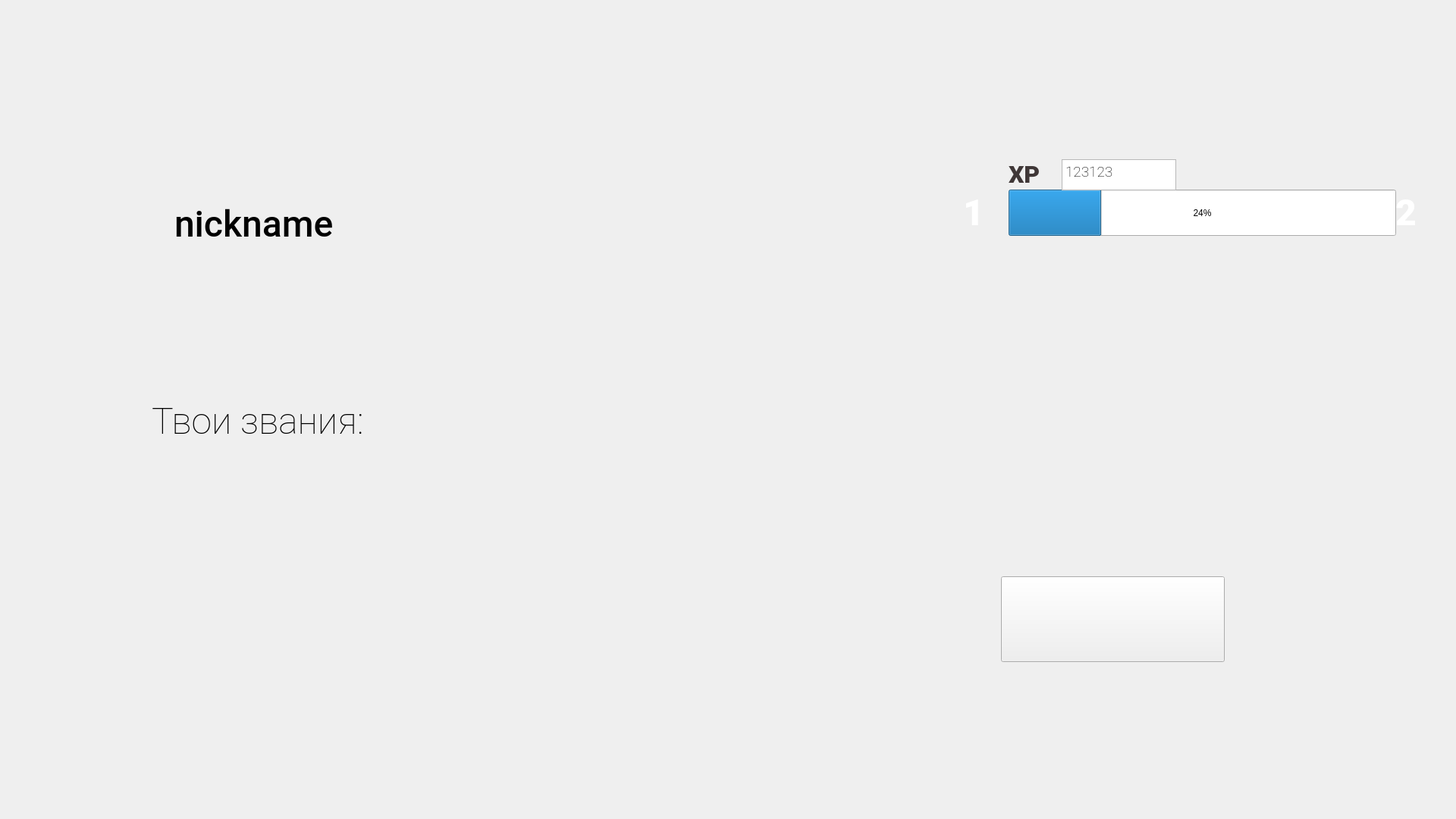
<?xml version="1.0" encoding="UTF-8"?>
<ui version="4.0">
 <class>Form</class>
 <widget class="QWidget" name="Form">
  <property name="geometry">
   <rect>
    <x>0</x>
    <y>0</y>
    <width>1920</width>
    <height>1080</height>
   </rect>
  </property>
  <property name="windowTitle">
   <string>Form</string>
  </property>
  <widget class="QLabel" name="background">
   <property name="geometry">
    <rect>
     <x>0</x>
     <y>0</y>
     <width>1920</width>
     <height>1080</height>
    </rect>
   </property>
   <property name="styleSheet">
    <string notr="true">background-image: url(:/new/widget_bg.jpg);
background-image: url(:/new/widget_bg.jpg);</string>
   </property>
   <property name="text">
    <string/>
   </property>
  </widget>
  <widget class="QPushButton" name="pb_money">
   <property name="geometry">
    <rect>
     <x>1320</x>
     <y>760</y>
     <width>295</width>
     <height>113</height>
    </rect>
   </property>
   <property name="styleSheet">
    <string notr="true">background-image: url(:/new/fastener.png);</string>
   </property>
   <property name="text">
    <string/>
   </property>
  </widget>
  <widget class="QLabel" name="label_nickname">
   <property name="geometry">
    <rect>
     <x>230</x>
     <y>240</y>
     <width>431</width>
     <height>111</height>
    </rect>
   </property>
   <property name="font">
    <font>
     <family>Roboto Medium</family>
     <pointsize>36</pointsize>
    </font>
   </property>
   <property name="text">
    <string>nickname</string>
   </property>
  </widget>
  <widget class="QLabel" name="label_roles">
   <property name="geometry">
    <rect>
     <x>200</x>
     <y>520</y>
     <width>371</width>
     <height>71</height>
    </rect>
   </property>
   <property name="font">
    <font>
     <family>Roboto Thin</family>
     <pointsize>36</pointsize>
    </font>
   </property>
   <property name="text">
    <string>Твои звания:</string>
   </property>
  </widget>
  <widget class="QLabel" name="label_lvl_now">
   <property name="geometry">
    <rect>
     <x>1270</x>
     <y>250</y>
     <width>41</width>
     <height>61</height>
    </rect>
   </property>
   <property name="font">
    <font>
     <family>Roboto Black</family>
     <pointsize>36</pointsize>
    </font>
   </property>
   <property name="toolTip">
    <string>&lt;html&gt;&lt;head/&gt;&lt;body&gt;&lt;p&gt;&lt;span style=&quot; color:#ffffff;&quot;&gt;1&lt;/span&gt;&lt;/p&gt;&lt;/body&gt;&lt;/html&gt;</string>
   </property>
   <property name="text">
    <string>&lt;html&gt;&lt;head/&gt;&lt;body&gt;&lt;p&gt;&lt;span style=&quot; color:#ffffff;&quot;&gt;1&lt;/span&gt;&lt;/p&gt;&lt;/body&gt;&lt;/html&gt;</string>
   </property>
  </widget>
  <widget class="QLabel" name="label_lvl_up">
   <property name="geometry">
    <rect>
     <x>1840</x>
     <y>250</y>
     <width>41</width>
     <height>61</height>
    </rect>
   </property>
   <property name="font">
    <font>
     <family>Roboto Black</family>
     <pointsize>36</pointsize>
    </font>
   </property>
   <property name="toolTip">
    <string>&lt;html&gt;&lt;head/&gt;&lt;body&gt;&lt;p&gt;&lt;span style=&quot; color:#ffffff;&quot;&gt;1&lt;/span&gt;&lt;/p&gt;&lt;/body&gt;&lt;/html&gt;</string>
   </property>
   <property name="text">
    <string>&lt;html&gt;&lt;head/&gt;&lt;body&gt;&lt;p&gt;&lt;span style=&quot; color:#ffffff;&quot;&gt;2&lt;/span&gt;&lt;/p&gt;&lt;/body&gt;&lt;/html&gt;</string>
   </property>
  </widget>
  <widget class="QProgressBar" name="progressBar">
   <property name="geometry">
    <rect>
     <x>1330</x>
     <y>250</y>
     <width>511</width>
     <height>61</height>
    </rect>
   </property>
   <property name="value">
    <number>24</number>
   </property>
  </widget>
  <widget class="QLabel" name="label_xp">
   <property name="geometry">
    <rect>
     <x>1330</x>
     <y>210</y>
     <width>51</width>
     <height>41</height>
    </rect>
   </property>
   <property name="font">
    <font>
     <family>Roboto Black</family>
     <pointsize>24</pointsize>
    </font>
   </property>
   <property name="text">
    <string>&lt;html&gt;&lt;head/&gt;&lt;body&gt;&lt;p&gt;&lt;span style=&quot; color:#3f3737;&quot;&gt;XP&lt;/span&gt;&lt;/p&gt;&lt;/body&gt;&lt;/html&gt;</string>
   </property>
  </widget>
  <widget class="QTextEdit" name="textEdit">
   <property name="geometry">
    <rect>
     <x>1400</x>
     <y>210</y>
     <width>151</width>
     <height>41</height>
    </rect>
   </property>
   <property name="font">
    <font>
     <family>Roboto Thin</family>
     <pointsize>36</pointsize>
     <weight>50</weight>
     <bold>false</bold>
    </font>
   </property>
   <property name="styleSheet">
    <string notr="true">background-image: url(:/new/empty.png);</string>
   </property>
   <property name="html">
    <string>&lt;!DOCTYPE HTML PUBLIC &quot;-//W3C//DTD HTML 4.0//EN&quot; &quot;http://www.w3.org/TR/REC-html40/strict.dtd&quot;&gt;
&lt;html&gt;&lt;head&gt;&lt;meta name=&quot;qrichtext&quot; content=&quot;1&quot; /&gt;&lt;style type=&quot;text/css&quot;&gt;
p, li { white-space: pre-wrap; }
&lt;/style&gt;&lt;/head&gt;&lt;body style=&quot; font-family:'Roboto Thin'; font-size:36pt; font-weight:400; font-style:normal;&quot;&gt;
&lt;p style=&quot; margin-top:0px; margin-bottom:0px; margin-left:0px; margin-right:0px; -qt-block-indent:0; text-indent:0px;&quot;&gt;&lt;span style=&quot; font-family:'MS Shell Dlg 2'; font-size:14pt;&quot;&gt;123123&lt;/span&gt;&lt;/p&gt;&lt;/body&gt;&lt;/html&gt;</string>
   </property>
  </widget>
 </widget>
 <resources>
  <include location="widget_bg.qrc"/>
  <include location="transparent.qrc"/>
  <include location="fastener.qrc"/>
 </resources>
 <connections/>
</ui>
